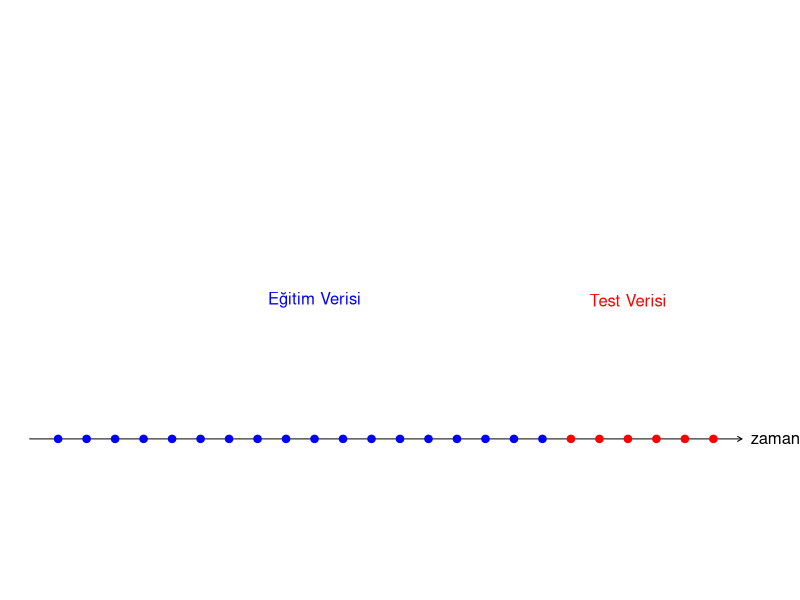
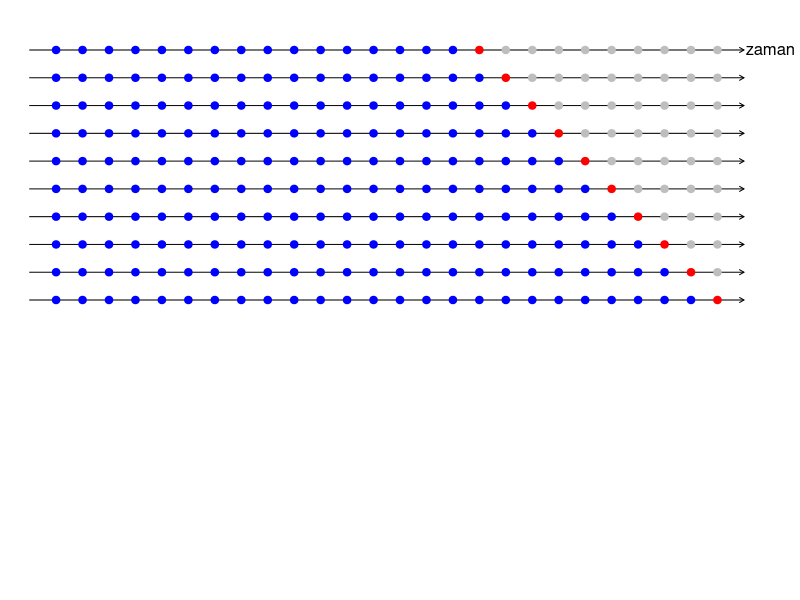

Here is the R script that generated these plots, in order:
## ---- chunk 1
train = 1:18
test = 19:24
par(mar=c(0,0,0,0))
plot(0,0,xlim=c(0,26),ylim=c(0,2),xaxt="n",yaxt="n",bty="n",xlab="",ylab="",type="n")
arrows(0,0.5,25,0.5,0.05)
points(train, train*0+0.5, pch=19, col="blue")
points(test,  test*0+0.5,  pch=19, col="red")
text(26,0.5,"  zaman")
text(10,1,"Eğitim Verisi",col="blue")
text(21,1,"Test Verisi",col="red")
## ---- chunk 2
par(mar=c(0,0,0,0))
plot(0,0,xlim=c(0,28),ylim=c(0,1),
       xaxt="n",yaxt="n",bty="n",xlab="",ylab="",type="n")
i <- 1
for(j in 1:10)
{
  test <- (16+j):26
  train <- 1:(15+j)
  arrows(0,1-j/20,27,1-j/20,0.05)
  points(train,rep(1-j/20,length(train)),pch=19,col="blue")
  if(length(test) >= i)
    points(test[i], 1-j/20, pch=19, col="red")
  if(length(test) >= i)
    points(test[-i], rep(1-j/20,length(test)-1), pch=19, col="gray")
  else
    points(test, rep(1-j/20,length(test)), pch=19, col="gray")
}
text(28,.95,"zaman")
